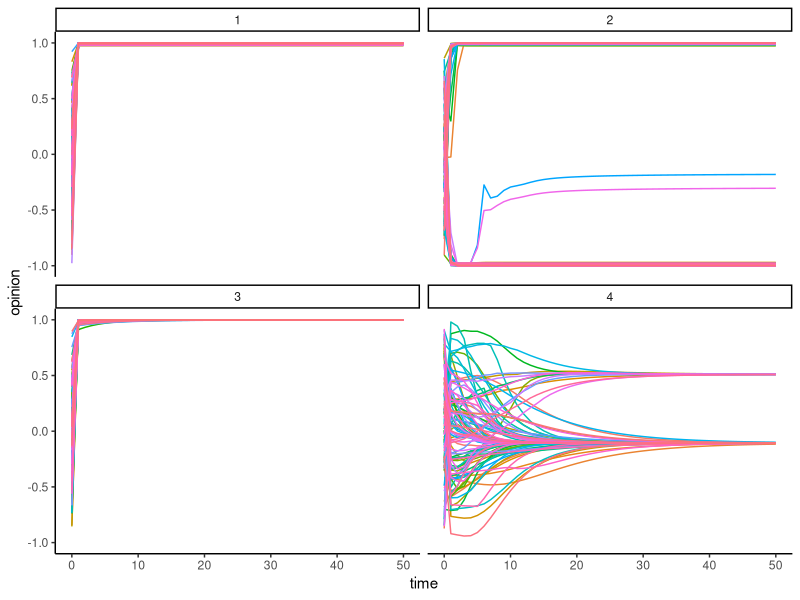

R code for this plot:
# -----------------------------------------------------------------------------
# ----------  Ideology, Communication, and Polarization Simulation ------------
# -----------------------------------------------------------------------------

# This script contains the code required to run the simulations and produce the  
# plots from Kashima et al. (2020), Ideology, Communication, and Polarization. 

# The key parameters that are varied in the simulations are: 

# (1) Agent *'Cognitive Type'*, which creates populations of agents with an:
## ideological filter and ideological ego-involvement (type = 1)
## ideological filter and non-ideological ego-involvement (type = 2)
## unbiased filter and ideological ego-involvement (type = 3) and
## unbiased filter and non-ideological ego-involvement (type = 4)

# and

# (2) Agent *'Relational Mobility'*, which constrains social dynamics to be:
## non-existant (relational_mobility = 1). 
### I.e., the Tensor Product model with random input at each timestep. 
## static; communication occurs in a fully connected network with consistent 
### agent influence overtime (relational_mobility = 2). 
### I.e., the Tensor Product + Social Influence models, with no network
### rewiring. 
## Dynamic, with high relational mobility (relational_mobility = 3)
### i.e., Tensor Product + Social Influence in a dynamic influence network, 
### where agents strengthen ties to those with similar ideologies and 
### sever ties to those they disagree with. 

# Set the 'desired_output' parameter below and run all. 

desired_output <- "figure_three"

# Options: 

# (1) "figure_one" - 
# Consequences of agent cognitive style (i.e., Tensor Product).
# Plots the dot product of each agents' output and the ideology a over a run. 
# Agent type varied (1:4) with relational_mobility set to 1

# (2) "figure_two" - 
# Trajectories of opinion dynamics with communication 
# (i.e., Tensor Product + Social Influence in static influence network). 
# Plots the cosine similarity of agents output and a over a run.
# Agent type varied (1:4) with relational_mobility set to 2

# (3) "figure_three" - 
# Trajectories of opinion dynamics with high relational mobility  
# (i.e., Tensor Product + Social Influence in dynamic influence network). 
# Plots the cosine similarity of agents output and a over a run.
# Agent type varied (1:4) with relational_mobility set to 3

# (4) "figure_s3" - 
# Variability in social network structure and opinion dynamics with and 
# without relational mobility for type 2 agents. 
# Plots the mean number of opinion clusters and standard deviation of 
# opinion similarities in simulated opinion dynamics. 
# Agent type set to 2, relational_mobility = 2 (no mobility) and 3 
# (high relational mobility). 

# (5) "figure_s4" - 
# Variability in social network structure and opinion dynamics with and 
# without relational mobility for type 4 agents.
# Again, plots the mean number of opinion clusters and standard deviation of 
# opinion similarities in simulated opinion dynamics.
# Agent type set to 4, relational_mobility = 2 and 3. 

if (!exists("desired_output")) { 
  stop("set desired_output!") # shout! 
}

# Set Up  ---------------------------------------------------------------------

# install.packages(c("tidyverse", "ggpubr", "igraph"))
 library(tidyverse)  # used to make figures  
 library(ggpubr)  # used to arrange figures
 library(igraph)  # used to compute social network statistics

##  Create Functions -----------------------------------------------------------

# to normalize vectors  
normv <- function(x) { 
  x / c(sqrt(x %*% x))
}

# to compute cosine similarity 
cosim <- function(x, y) {          
  normv(x) %*% normv(y)
}

# to create sigmoid function,
sigmoid <- function(s, x) {  # s = steepness 
  1 / (1 + exp(s * (-x)))
}

##  General -------------------------------------------------------------------

set.seed(999)
agent_N <- 100  # Number of agents 
T <- 50  # Number of timesteps in each run 

if (desired_output == "figure_s3" | desired_output == "figure_s4") {
  # The simulations described in the supplementary materials compare average
  # results for agents of a particular cognitive type (type 2 or 4) with and 
  # without relational mobility over 100 runs of each. Therefore:
  conditions <- 2
  simnum_N <- 100 
  out_op_dist <- list()  # for output 
  for (c in 1:conditions) {
    out_op_dist[[c]] <- array(0, dim = c(4, T + 1, simnum_N))  
  }
  names(out_op_dist) <- c("no_mobility", "mobility")
} else { 
  # simulations in the main body of the paper are used to illustrate opinion
  # dynamics across four cognitive types with varying relational mobility, so:
  conditions <- 4
  simnum_N <- 1
  OutX <- list() # for output
  for (c in 1:conditions) {
    OutX[[c]] <- array(0, dim = c(agent_N, 5, T + 1))  
  }
  names(OutX) <- c("type_1", "type_2", "type_3", "type_4")
  out_a <- matrix(0, 5, conditions * simnum_N) # for tracking ideology a
}

##  Sub Model 1. Tensor Product -----------------------------------------------

w_i <- .5 # Learning rate
# 0 < w_i < 1, where larger values = slower learning

op <-  10  # Opposition strength
# for ideology representation a and contrasting ideology b

##  Sub Model 2. Social Influence ---------------------------------------------

K <- 1 # number of iterations for Friedkin et al. grounding process each timestep

Cf <- diag(5)  # C matrix from original model; replaced with identity matrix here 
# as this is absorbed in the Tensor Product model. 

# Get going -------------------------------------------------------------------

types_run <- 1 

##  Simulations from main body of paper --------------------------------------

if (desired_output == "figure_one" | 
    desired_output == "figure_two" |
    desired_output == "figure_three") {
  while (types_run < 5) {
    
    for (simnum in 1:simnum_N) {
      
      # Set Agent Cognitive Type 
      type <- types_run
      
      # Set Relational Mobility
      if (desired_output == "figure_one") {  
        relational_mobility <- 1 # Friedkin et al. model is not included
      } 
      if (desired_output == "figure_two") { 
        relational_mobility <- 2  # Social influence via static network
      } 
      if (desired_output == "figure_three") {
        relational_mobility <- 3  # Social influence via dynamic network
      } 
      
      # Initialise sub model 1. Tensor Product 
      
      # Set up the ideology representation a and contrasting ideology b 
      a <- normv(runif(5, -1, 1))  # |a| = 5, normalized w values from -1 to 1
      out_a[, type] <- a  # NOTE - this only works if simnum_N = 1 
      b <- normv(-a + rnorm(5, 0, 1 / op))
      
      # Create the starting input matrix X0
      X0 <- matrix(0, agent_N, 5)  
      for (i in 1:agent_N) {
        X0[i, ] <- normv(runif(5, -1, 1))
      }
      
      # Set up to store output 
      OutX[[types_run]][, , 1] <- X0  # starting with t = 1
      X <- X0
      
      # Individualise learning 
      s0 <- matrix(0, agent_N, 5)  # self representation
      e0 <- matrix(0, agent_N, 5)  # learned ideology (of a with noise)
      eu <- matrix(0, agent_N, 5)  # individualised belief system 
      for (agent_i in 1:agent_N) {
        s0[agent_i,] <- normv(runif(5, -1, 1))       
        e0[agent_i,] <- normv(a + rnorm(5, 0, .1))  
        eu[agent_i,] <- normv(runif(5, -1, 1))
      }
      
      # Set agent cognitive style/type
      C <- array(0, dim=c(5, 5, agent_N)) # interpeter 
      M <- array(0, dim=c(5, 5, agent_N)) # memory 
      if (type == 1 | type == 2) {   
        ideological_filter <- TRUE   
      } else {                      
        ideological_filter <- FALSE
      }
      if (type == 1 | type == 3) {
        ideological_ego <- TRUE
      } else {
        ideological_ego <- FALSE
      }
      for (agent_i in 1:agent_N) {
        if(ideological_filter == TRUE) {  
          # get ideological filter 
          C[, , agent_i] <- normv(e0[agent_i, ]) %*% t(normv(e0[agent_i, ]))
        } else {  
          # otherwise unbiased filter
          C[, , agent_i] <- diag(5)                                    
        }
        if (ideological_ego == TRUE) {
          # get ideological ego-involvement
          M[, , agent_i] <- s0[agent_i, ] %*% t(e0[agent_i, ])              
        } else {
          # otherwise have non-ideological ego-involvement
          M[, , agent_i] <- s0[agent_i, ] %*% t(eu[agent_i, ])             
        } 
      }
      
      # Set up empty matrices:
      input <- matrix(0, agent_N, 5)  # input from each agent
      e <- matrix(0, agent_N, 5)  # interpretations of input received 
      s <- matrix(0, agent_N, 5)  # source memory 
      E <- matrix(0, 5, 5)  # episodic memory 
      output <- matrix(0, agent_N, 5)  # output 
      
      
      # Initialise sub model 2. Social Influence 
      
      # Set up the influence matrix, W
      W <- matrix(0, agent_N, agent_N)      
      W0 <- matrix(0, agent_N, agent_N)  # influence matrix at t = 1
      uW <- matrix(0, agent_N, agent_N)    
      St <- rnorm(agent_N, 0, 1)
      stubborn <- runif(agent_N, 0, 0.6) # agents influence on itself, wii, a trait 
      for (i in 1:agent_N) {
        for (j in 1:agent_N) {
          uW[, j] <- sigmoid(2, St[j] - St[i])
          W0[i, ] <- (( (1- stubborn[i]) / (sum(uW[i, ]) - uW[i, i])) * uW[i, ])
          W0[i, i] <- stubborn[i]  
        }
      }
      # Make sure influence matrix can be modified  
      W <- W0 
      Wb <- W0
      
      # Set up A 
      A <- matrix(0, agent_N, agent_N)
      for (i in 1:agent_N) {
        A[i, i] <- 1 - (diag(W0)[i])  # 1 - influence 
      }
      
      # Set up I
      I <- diag(agent_N) 
      
      # Add network dynamics 
      if (relational_mobility == 1) { 
        friedkin <- FALSE  
        change_ties <- FALSE  # or lack there of
        change_severe <- FALSE  
      } else {  
        friedkin <- TRUE
        if (relational_mobility == 2) {  # is this efficient? No.. but it works
          change_ties <- FALSE
          change_severe <- FALSE
        } else {  
          change_ties <- TRUE
          change_severe <- TRUE 
        }
      }
      
      # Ticks start (main)-----------------------------------------------------
      
      for (t in 1:T) {  # in each timestep
        
        for (agent_i in 1:agent_N) {  # each agent goes through
          
          # The Tensor Product Model 
          
          # input is taken from X
          input[agent_i, ] <- normv(X[agent_i, ])
          # interpeted via C
          e[agent_i, ] <- C[, , agent_i] %*% input[agent_i, ]  
          # source attributed via M
          s[agent_i, ] <- M[, , agent_i] %*% e[agent_i, ]  
          # episodic memory formed 
          E <- s[agent_i, ] %*% t(e[agent_i, ])  
          # LTM memory updated
          M[, , agent_i] <-  w_i * M[, , agent_i] +  (1 - w_i) * E 
          # output generated
          output[agent_i, ] <- 
            # intepretor filters product of self-opinion and memory 
            C[, , agent_i] %*% normv(as.vector(t(s0[agent_i, ]) %*%  M[, , agent_i]))   
          # output saved to feed in the Friedkin 
          X[agent_i, ] <- output[agent_i, ]
        }
        
        # Then, the Friedkin et al. model is repeated K times 
        
        if (friedkin == TRUE) {
          Xk <- X
          # Update output matrix via communication (grounding process) 
          for (k in 1:K) {
            Xk <- A %*% W %*% Xk %*% t(Cf) + 
              ((I - A) %*% X)
            X <- Xk
          }
        }
        
        # Store output from round, will act as input for next
        OutX[[types_run]][, , t + 1] <- X
        
        # Next, social network dynamics play out (if permitted )
        
        # Modify influence matrix W
        if (change_ties == TRUE) {
          if (change_severe == TRUE) {
            for (i in 1:agent_N) {
              for (j in 1:agent_N) {
                # callibrate influence at resonance and cut ties if dissonant
                if (cosim(X[i, ], X[j, ]) > 0) {
                  # boost!
                  Wb[i, j] <- sigmoid(2, cosim(X[i, ], X[j, ]))
                } else {
                  # bye!
                  Wb[i, j] <- 0
                }
              }  # end j 
              if (sum(Wb[i, ]) - Wb[i, i] == 0 ) {
                W[i, ] <- Wb[i, ]
              } else {
                W[i, ] <- (( (1- stubborn[i]) / (sum(Wb[i, ]) - Wb[i, i])) * Wb[i, ])
              }
              W[i, i] <- stubborn[i] # self-influence is trait, same over runs 
            } # end i 
            
            # If network is static, option to decrease influence if dissonant
            # (not included in the paper)
          } else {   
            if (cosim(X[i, ], X[j, ]) > 0) {
              Wb[i, j] <- sigmoid(2, cosim(X[i, ], X[j, ]))
            } else {
              Wb[i, j] <- sigmoid(-2, cosim(X[i, ], X[j, ]))
            }
          }
        }
        
        # When only incorperating the Tensor Product model, 
        if (friedkin == FALSE) {
          # create random input for the next time step. 
          for (i in 1:agent_N) {
            X[i, ] <- normv(runif(5, -1, 1))
          }
        }
      } # end timestep
    }  # end of runs for agent cognitive type 
    
    types_run <- types_run + 1
  }  
  # end simulations, ready to plot!  
}

##  Simulations from supplementary materials ----------------------------------

if (desired_output == "figure_s3" | desired_output == "figure_s4") {
  
  while (types_run < 3) {
    
    for (simnum in 1:simnum_N) {
      
      # Set Agent Cognitive Type 
      if (desired_output == "figure_s3") {
        type <- 2 
      } else { # figure_s4
        type <- 4 
      }
      
      # Set Relational Mobility
      if (types_run == 1) {
        relational_mobility <- 2  # run no rewiring
      } else {
        relational_mobility <- 3  # then rewiring 
      }
      
      # Initialise sub model 1. Tensor Product 
      
      # Set up the ideology representation a and contrasting ideology b 
      a <- normv(runif(5, -1, -1))  # |a| = 5, normalized w values from -1 to 1
      b <- normv(-a + rnorm(5, 0, 1 / op))
      
      # Create the starting input matrix X0
      X0 <- matrix(0, agent_N, 5)  
      for (i in 1:agent_N) {
        X0[i, ] <- normv(runif(5, -1, 1))
      }
      X <- X0
      
      # Individualise learning 
      s0 <- matrix(0, agent_N, 5)  # self representation
      e0 <- matrix(0, agent_N, 5)  # learned ideology (of a with noise)
      eu <- matrix(0, agent_N, 5)  # individualised belief system 
      for (agent_i in 1:agent_N) {
        s0[agent_i,] <- normv(runif(5, -1, 1))       
        e0[agent_i,] <- normv(a + rnorm(5, 0, .1))  
        eu[agent_i,] <- normv(runif(5, -1, 1))
      }
      
      # Set agent cognitive style/type
      C <- array(0, dim=c(5, 5, agent_N)) # interpeter 
      M <- array(0, dim=c(5, 5, agent_N)) # memory 
      if (type == 2) {
        ideological_filter <- TRUE
        ideological_ego <- FALSE
      }
      
      if (type == 4) {
        ideological_filter <- FALSE
        ideological_ego <- FALSE
      }
      for (agent_i in 1:agent_N) {
        if(ideological_filter == TRUE) {  
          # get ideological filter 
          C[, , agent_i] <- normv(e0[agent_i, ]) %*% t(normv(e0[agent_i, ]))
        } else {  
          # otherwise unbiased filter
          C[, , agent_i] <- diag(5)                                    
        }
        if (ideological_ego == TRUE) {
          # get ideological ego-involvement
          M[, , agent_i] <- s0[agent_i, ] %*% t(e0[agent_i, ])              
        } else {
          # otherwise have non-ideological ego-involvement
          M[, , agent_i] <- s0[agent_i, ] %*% t(eu[agent_i, ])             
        } 
      }
      
      # Set up empty matrices:
      input <- matrix(0, agent_N, 5)  # input from each agent
      e <- matrix(0, agent_N, 5)  # interpretations of input received 
      s <- matrix(0, agent_N, 5)  # source memory 
      E <- matrix(0, 5, 5)  # episodic memory 
      output <- matrix(0, agent_N, 5)  # output 
      
      # Initialise sub model 2. Social Influence 
      
      # Set up the influence matrix, W
      W <- matrix(0, agent_N, agent_N)      
      W0 <- matrix(0, agent_N, agent_N)  # influence matrix at t = 1
      uW <- matrix(0, agent_N, agent_N)    
      St <- rnorm(agent_N, 0, 1)
      stubborn <- runif(agent_N, 0, 0.6) # agents influence on itself, wii, a trait 
      for (i in 1:agent_N) {
        for (j in 1:agent_N) {
          uW[, j] <- sigmoid(2, St[j] - St[i])
          W0[i, ] <- (( (1- stubborn[i]) / (sum(uW[i, ]) - uW[i, i])) * uW[i, ])
          W0[i, i] <- stubborn[i]  
        }
      }
      # Make sure influence matrix can be modified  
      W <- W0 
      Wb <- W0
      
      # Set up A 
      A <- matrix(0, agent_N, agent_N)
      for (i in 1:agent_N) {
        A[i, i] <- 1 - (diag(W0)[i])  # 1 - influence 
      }
      
      # Set up I
      I <- diag(agent_N) 
      
      # Add network dynamics 
      if (relational_mobility == 2) {  
        change_ties <- FALSE
        change_severe <- FALSE
      } else {  
        change_ties <- TRUE
        change_severe <- TRUE 
      }
      
      # Describe initial opinion distribution
      simx <- matrix(0, agent_N, agent_N)  # to track similarity in input
      simxadj <- matrix(0, agent_N, agent_N)
      for (i in 1:agent_N) {
        for (j in 1:agent_N) {
          simx[i, j] <- cosim(X0[i, ], X0[j, ])
        }
      }
      
      # Converse cosine similarities to network ties
      for (i in 1:agent_N) {
        for (j in 1:agent_N) {
          if (simx[i, j] > 0) {   # ties based on similarity of ideologies a
            simxadj[i, j] <- 1   # no ties for neutral or oposing others 
          } else {
            simxadj[i, j] <- 0
          }
        }
      }
      
      simnet <- igraph::graph_from_adjacency_matrix(simxadj)
      op_community <- igraph::cluster_walktrap(simnet)
      # Saving: 
      # 1. average similarity of ideologies
      op_mean <- mean(simx) 
      # 2. and the standard deviation
      op_sd <- sd(simx) 
      # 3. number of network clusters
      op_cluster <- max(igraph::membership(op_community)) 
      # Starting with t = 1
      out_op_dist[[types_run]][, 1, simnum] <- c(type, op_mean, op_sd, op_cluster)
      
      
      # Ticks start (supp)-----------------------------------------------------
      
      for (t in 1:T) {  # in each timestep
        
        for (agent_i in 1:agent_N) {  # each agent goes through
          
          # The Tensor Product Model 
          
          # input is taken from X
          input[agent_i, ] <- normv(X[agent_i, ])
          # interpeted via C
          e[agent_i, ] <- C[, , agent_i] %*% input[agent_i, ]  
          # source attributed via M
          s[agent_i, ] <- M[, , agent_i] %*% e[agent_i, ]  
          # episodic memory formed 
          E <- s[agent_i, ] %*% t(e[agent_i, ])  
          # LTM memory updated
          M[, , agent_i] <-  w_i * M[, , agent_i] +  (1 - w_i) * E 
          # output generated
          output[agent_i, ] <- 
            # intepretor filters product of self-opinion and memory 
            C[, , agent_i] %*% normv(as.vector(t(s0[agent_i, ]) %*%  M[, , agent_i]))   
          # output saved to feed in the Friedkin 
          X[agent_i, ] <- output[agent_i, ]
        }
        
        # Then, the Friedkin et al. model as a group, repeated K times 
        
        Xk <- X
        # Update output matrix via communication (grounding process) 
        for (k in 1:K) {
          Xk <- A %*% W %*% Xk %*% t(Cf) + 
            ((I - A) %*% X)
          X <- Xk
        }
        
        # Social network dynamics play out (if permitted )
        
        # Modify influence matrix W
        if (change_ties == TRUE) {
          if (change_severe == TRUE) {
            for (i in 1:agent_N) {
              for (j in 1:agent_N) {
                # callibrate influence at resonance and cut ties if dissonant
                if (cosim(X[i, ], X[j, ]) > 0) {
                  # boost!
                  Wb[i, j] <- sigmoid(2, cosim(X[i, ], X[j, ]))
                } else {
                  # bye!
                  Wb[i, j] <- 0
                }
              }  # end j 
              if (sum(Wb[i, ]) - Wb[i, i] == 0 ) {
                W[i, ] <- Wb[i, ]
              } else {
                W[i, ] <- (( (1- stubborn[i]) / (sum(Wb[i, ]) - Wb[i, i])) * Wb[i, ])
              }
              W[i, i] <- stubborn[i] # self-influence is trait, same over runs 
            } # end i 
          } 
        }
        
        # Compute relevant statistics for opinion distribution
        # starting with cosine similarity between opinion vectors
        for (i in 1:agent_N) {
          for (j in 1:agent_N) {
            simx[i, j] <- cosim(X[i, ], X[j, ])
          }
        }
        
        # convert cosine similarities to network ties 
        for (i in 1:agent_N) {
          for (j in 1:agent_N) {
            if (simx[i, j] > 0) {   
              simxadj[i, j] <- 1   
            } else {
              simxadj[i, j] <- 0
            }
          }
        } # end of agents actions for the timestep
        
        # Get summary stats
        op_mean <- mean(simx)
        op_sd <- sd(simx)
        simnet <- igraph::graph_from_adjacency_matrix(simxadj)
        op_community <- igraph::cluster_walktrap(simnet)
        op_cluster <- max(igraph::membership(op_community)) 
        out_op_dist[[types_run]][, t + 1, simnum] <- c(type, op_mean, op_sd, op_cluster)
      }
    }
    types_run <- types_run + 1  
  }
} # end supplementary simulations 


# Plot  -----------------------------------------------------------------------

if (desired_output == "figure_one") {
  # get out dot product of each agent's output and a
  out <- matrix(0, agent_N * conditions, T + 3)
  hold <- list()
  for (c in 1:conditions) {
    a_2 <- out_a[, c] # get relevant a out 
    for (row in 1:agent_N) {  
      # save agent type in first col
      out[(agent_N * c) + (row - agent_N), 1] <- c 
      # label agents 
      out[(agent_N * c) + (row - agent_N), 2] <- row
    }
    hold <- OutX[[c]]
    for (timestep in 1:T + 1) {
      # get agents output at time t in relevant condition
      colvec <- t(hold[, , timestep])
      for (i in 1:agent_N) {
        out[(agent_N * c) + ( i - agent_N), 1 + timestep] <- (a_2 %*% colvec[, i])
      }
    } 
  }
  # make this plotable 
  out <- as.data.frame(out)
  colnames(out) <- c("agent_type", "agent_id", 1:51)
  out <- pivot_longer(out, 
                       cols = -c(agent_type, agent_id),
                       names_to = "time", 
                       values_to = "output_dot")
  out$time <- as.numeric(out$time)
  out$agent_type <- factor(out$agent_type)
  # plot 
  ggplot(out, aes(x = time, y = output_dot, color = factor(agent_id))) +
    geom_line() + 
    xlim(1,50) +
    theme_classic() + 
    theme(legend.position = "none") + 
    facet_wrap(~ agent_type)
}

if (desired_output == "figure_two" | desired_output == "figure_three") {
  time <- rep(0:T, conditions)
  out <- list()
  for (c in 1:conditions) {
    out[[c]] <- matrix(0, T + 1, agent_N + 1)
    out[[c]][, 1] <- c
    a_2 <- out_a[, c] 
    for (i in 1:agent_N) {
      out[[c]][1, i + 1] <- cosim(a_2, OutX[[c]][i, , 1])
      for (t in 1:T) {
        out[[c]][t+1, i + 1] <- cosim(a_2, OutX[[c]][i, , t+1])
      }
    }
    hold <- as.data.frame(out[[c]])
    hold <- cbind(time, hold)
    colnames(hold)[2] <- "agent_type"
    colnames(hold)[3:102] <- c(1:agent_N)
    hold <- pivot_longer(hold, 
                         cols = -c(time,agent_type),
                         names_to = "agent",
                         values_to = "opinion")
    out[[c]] <- hold 
  }
  out_all <- rbind(out[[1]], out[[2]], out[[3]], out[[4]])
  ggplot(out_all, aes( x = time, y = opinion, color = factor(agent))) + 
    ylim(-1,1) +
    geom_line() + 
    theme_classic() + 
    theme(legend.position = "none") + 
    facet_wrap(~ agent_type)
}

if (desired_output == "figure_s3" | desired_output == "figure_s4" ) {
  # plot mean opinion clusters per timestep across runs 
  # and sd of opinion similarities per timestep across runs
  out_op_dat <- list()
  for (c in 1:conditions) {
    out_op_dat[[c]] <- matrix(0, simnum_N * (T + 1), 5)
    for (simnum in 1:simnum_N) {
      for (t in 0:T) {
        out_op_dat[[c]][t + 1 + (simnum - 1) * (T + 1), 1] <- simnum
        out_op_dat[[c]][t + 1 + (simnum - 1) * (T + 1), 2] <- t + 1
        out_op_dat[[c]][t + 1 + (simnum - 1) * (T + 1), 3] <- out_op_dist[[c]][2, t + 1, simnum] # op_mean
        out_op_dat[[c]][t + 1 + (simnum - 1) * (T + 1), 4] <- out_op_dist[[c]][3, t + 1, simnum] # op_sd 
        out_op_dat[[c]][t + 1 + (simnum - 1) * (T + 1), 5] <- out_op_dist[[c]][4, t + 1, simnum] # clusters
      }
    }
    hold <- as.data.frame(out_op_dat[[c]])
    colnames(hold) <- c("simulation","time","opinion_mean","opinion_SD","cluster")
    mean_cluster <- stats::aggregate(hold$cluster, 
                                     list(hold$time), 
                                     FUN = "mean")
    if (c == 1) {
      mean_cluster$mobility <- "no_mobility"
      } else { 
      mean_cluster$mobility <- "high_relational_mobility"
    }
    colnames(mean_cluster)[1:2] <- c("time", "mean_clusters")
    # mean_sd 
    mean_sd <- stats::aggregate(hold$opinion_SD, 
                                list(hold$time), 
                                FUN = "mean")
    colnames(mean_sd) <- c("time", "mean_opinion_sd")
    hold <- cbind(mean_cluster, mean_sd)
    out_op_dat[[c]] <- hold
  }
 out_all <- rbind(out_op_dat[[1]], out_op_dat[[2]])
 out_all <- out_all[-c(4)] # drop duplicate col 
 # plot 
 cluster_plot <- 
   ggplot(out_all, aes(x = time, y = mean_clusters, color = factor(mobility))) + 
   geom_line() + 
   scale_colour_discrete(name  ="Agent Mobility") + 
   theme_classic() +
   theme(legend.position = "above") + 
   ylab("average number of clusters ") 
 sd_plot <- 
   ggplot(out_all, aes(x = time, y = mean_opinion_sd, color = factor(mobility))) + 
   geom_line() + 
   scale_colour_discrete(name  ="Agent Mobility") + 
   theme_classic() + 
   theme(legend.position = "above") + 
   ylab("average standard deviation of opinion") 
 
 ggarrange(sd_plot, cluster_plot, 
           labels = c("A", "B"))
}


# Q? --> ellep@student.unimelb.edu.au -----------------------------------------
# (aimed for reproducability and ease of understanding, not efficency)  
  
  
